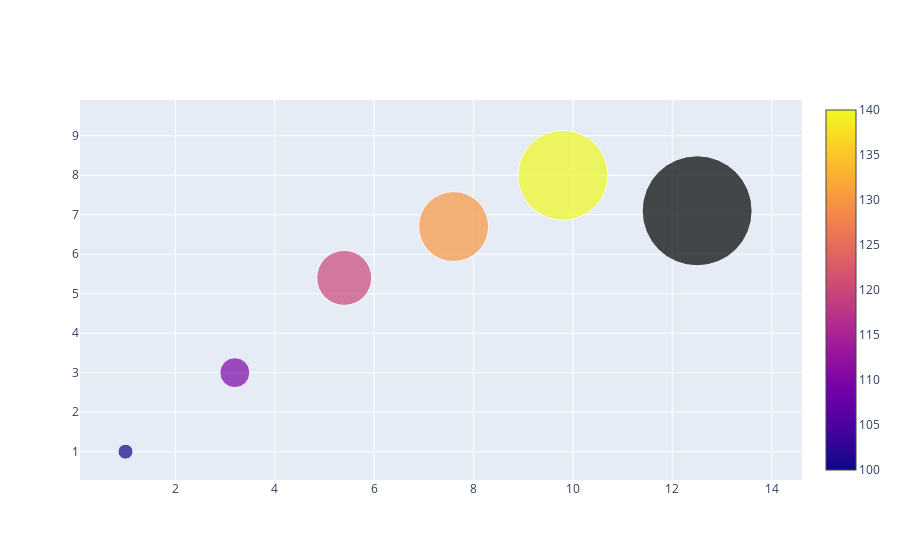

Write notebook code for a chart like this one.
### Code cell
import plotly.graph_objects as go

fig = go.Figure(data=[go.Scatter(
    x=[1,3.2,5.4,7.6,9.8,12.5],
    y=[1,3,5.4,6.7,8,7.1],
    text=['A<br>size:130','B<br>size:90','C<br>size:75','D<br>size:100'],
    mode='markers',
    marker= dict(
        color=[100,110,120,130,140],
        size=[15,30,55,70,90,110],
        showscale=True )
)])
fig.show()

### Figure 1 — Plotly figure (JSON) as saved in the notebook; plotly's stock layout.template omitted (floating-point values rounded to 4 significant figures)
{"data": [{"marker": {"color": [100, 110, 120, 130, 140], "showscale": true, "size": [15, 30, 55, 70, 90, 110]}, "mode": "markers", "text": ["A<br>size:130", "B<br>size:90", "C<br>size:75", "D<br>size:100"], "type": "scatter", "x": [1, 3.2, 5.4, 7.6, 9.8, 12.5], "y": [1, 3, 5.4, 6.7, 8, 7.1]}], "layout": {}}
